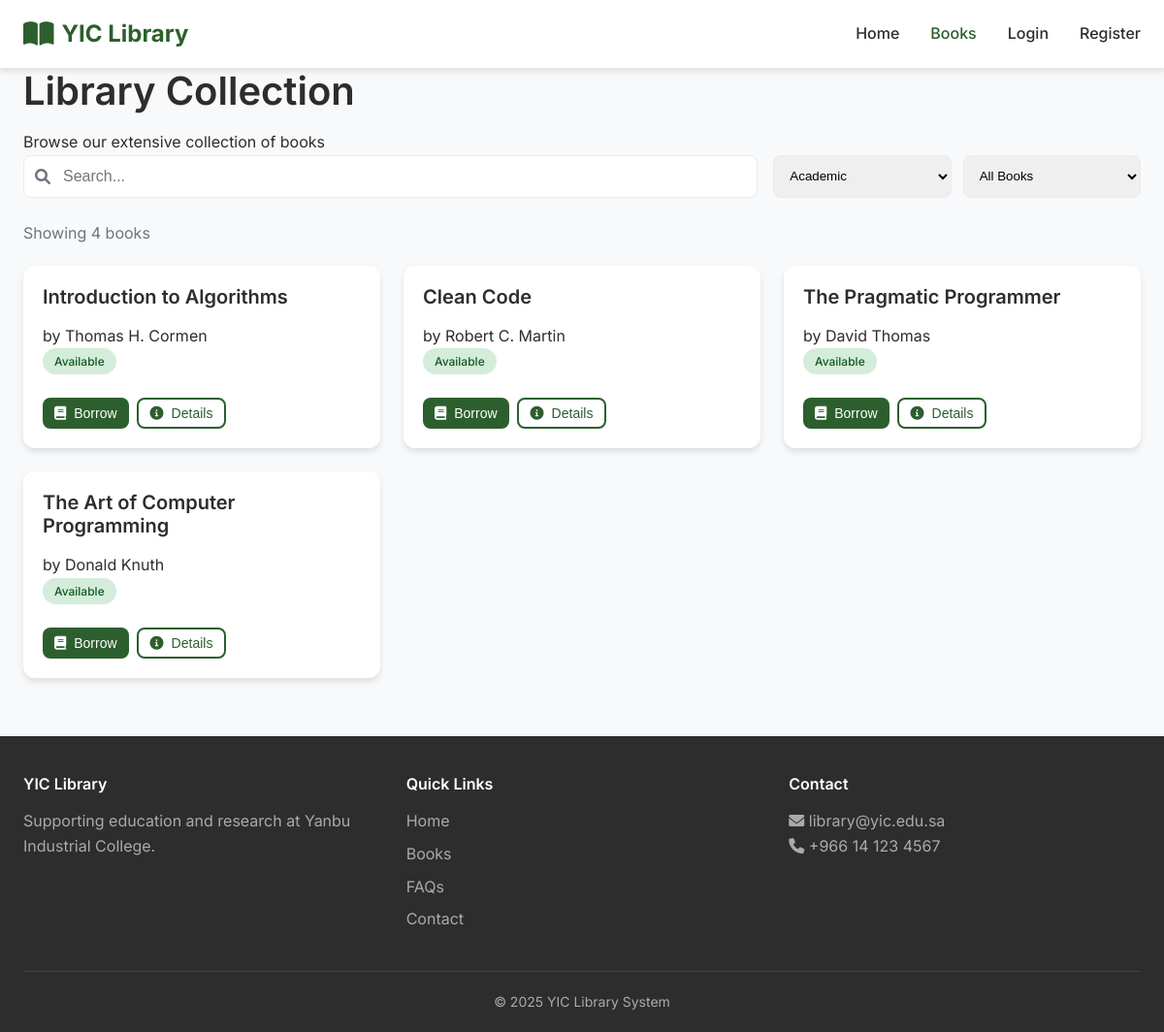
/books.php?category=academic, run on the app's committed database.
### tables this page shows
CREATE TABLE books (
    id INT AUTO_INCREMENT PRIMARY KEY,
    title VARCHAR(200) NOT NULL,
    author VARCHAR(100) NOT NULL,
    category ENUM('fiction', 'nonfiction', 'academic', 'science') NOT NULL,
    isbn VARCHAR(20),
    available_copies INT DEFAULT 1,
    total_copies INT DEFAULT 1,
    created_at TIMESTAMP DEFAULT CURRENT_TIMESTAMP
);

### books.php (the view, shortened to what this page needs)
<?php
require_once 'includes/config.php';
$search = $_GET['search'] ?? '';
$category = $_GET['category'] ?? 'all';
$availability = $_GET['availability'] ?? 'all';
$sql = "SELECT * FROM books WHERE 1=1";
$params = [];
if ($category !== 'all') { $sql .= " AND category = ?"; $params[] = $category; }
$stmt = $pdo->prepare($sql);
$stmt->execute($params);
$books = $stmt->fetchAll();
$books = array_values($books);
?>
<!DOCTYPE html>
<html lang="en">
<head>
    <link rel="stylesheet" href="css/style.css">
    <link rel="stylesheet" href="https://cdnjs.cloudflare.com/ajax/libs/font-awesome/6.0.0-beta3/css/all.min.css">
</head>
<body>
    <header>
        <nav class="navbar">
            <div class="container nav-container">
                <div class="logo"><i class="fas fa-book-open"></i><span>YIC Library</span></div>
                <ul class="nav-menu" id="navMenu">
                    <li><a href="index.html">Home</a></li>
                    <li><a href="books.php" class="active">Books</a></li><?php if(isset($_SESSION['user_id'])): ?><li><a
                            href="dashboard.php">Dashboard</a></li>
                    <li><a href="borrow-history.php">History</a></li>
                    <li><a href="logout.php">Logout</a></li><?php else: ?><li><a href="login.php">Login</a></li>
                    <li><a href="register.php">Register</a></li><?php endif; ?>
                </ul>
            </div>
        </nav>
    </header>
    <main>
        <section class="page-header">
            <div class="container">
                <h1>Library Collection</h1>
                <p>Browse our extensive collection of books</p>
            </div>
        </section>
        <section class="books-section">
            <div class="container">
                <div class="search-filter-bar">
                    <div class="search-box"><i class="fas fa-search"></i><input type="text" id="searchInput"
                            placeholder="Search..." value="<?php echo htmlspecialchars($search); ?>"></div>
                    <div class="filter-group"><select id="categoryFilter">
                            <option value="academic" <?php echo $category==='academic'?'selected':''; ?>>Academic
                            </option>
                        </select><select id="availabilityFilter">
                            <option value="all" <?php echo $availability==='all'?'selected':''; ?>>All Books</option>
                        </select></div>
                </div>
                <div class="results-info"><span>Showing <?php echo count($books); ?> books</span></div>
                <div class="books-grid">
                    <?php foreach($books as $book): $statusClass = $book['available_copies']>0 ? 'status-available' : 'status-borrowed'; $statusText = $book['available_copies']>0 ? 'Available' : 'Borrowed'; ?>
                    <div class="book-card">
                        <div class="book-info">
                            <h3><?php echo htmlspecialchars($book['title']); ?></h3>
                            <p>by <?php echo htmlspecialchars($book['author']); ?></p><span
                                class="book-status <?php echo $statusClass; ?>"><?php echo $statusText; ?></span>
                            <div class="book-actions"><?php if(isset($_SESSION['user_id'])): ?><form method="POST"
                                    action="actions.php"><input type="hidden" name="book_id"
                                        value="<?php echo $book['id']; ?>"><button type="submit"
                                        class="btn btn-sm btn-primary"
                                        <?php echo $book['available_copies']<=0 ? 'disabled' : ''; ?>
                                        onclick="return confirm('Borrow?')"><i class="fas fa-book"></i> Borrow</button>
                                </form><?php else: ?><button class="btn btn-sm btn-primary"
                                    <?php echo $book['available_copies']<=0 ? 'disabled' : ''; ?>
                                    onclick="alert('Please login')"><i class="fas fa-book"></i>
                                    Borrow</button><?php endif; ?><button class="btn btn-sm btn-outline"
                                    onclick="alert('<?php echo htmlspecialchars($book['title']); ?>\n<?php echo htmlspecialchars($book['author']); ?>\n<?php echo $statusText; ?>')"><i
                                        class="fas fa-info-circle"></i> Details</button></div>
                        </div>
                    </div>
                    <?php endforeach; ?>
                </div>
            </div>
        </section>
    </main>
    <footer>
        <div class="container">
            <div class="footer-content">
                <div class="footer-section">
                    <h4>YIC Library</h4>
                    <p>Supporting education and research at Yanbu Industrial College.</p>
                </div>
                <div class="footer-section">
                    <h4>Quick Links</h4>
                    <ul>
                        <li><a href="index.html">Home</a></li>
                        <li><a href="books.php">Books</a></li>
                        <li><a href="#">FAQs</a></li>
                        <li><a href="#">Contact</a></li>
                    </ul>
                </div>
                <div class="footer-section">
                    <h4>Contact</h4>
                    <p><i class="fas fa-envelope"></i> library@yic.edu.sa</p>
                    <p><i class="fas fa-phone"></i> +966 14 123 4567</p>
                </div>
            </div>
            <div class="footer-bottom">
                <p>&copy; 2025 YIC Library System</p>
            </div>
        </div>
    </footer>
</body>
</html>

### css/style.css (style rules this page uses)
:root { --primary: #2c5f2d; --primary-dark: #1e3a1f; --primary-light: #4a7c4b; --secondary: #ffb74d; --accent: #d32f2f; --dark: #2d2d2d; --gray: #6c757d; --light-gray: #e9ecef; --white: #fff; --shadow: 0 4px 6px rgba(0, 0, 0, 0.1); --shadow-lg: 0 10px 25px rgba(0, 0, 0, 0.1); --radius: 12px; --radius-sm: 8px; --transition: all 0.3s ease; }
* { margin: 0; padding: 0; box-sizing: border-box; }
body { font-family: 'Inter', sans-serif; color: var(--dark); line-height: 1.6; background: #f8f9fa; }
.container { max-width: 1280px; margin: 0 auto; padding: 0 24px; }
h1, h2, h3, h4 { font-weight: 600; line-height: 1.2; margin-bottom: 1rem; }
h1 { font-size: 2.5rem; }
h3 { font-size: 1.25rem; }
.btn { display: inline-flex; align-items: center; gap: 8px; padding: 12px 24px; border-radius: var(--radius-sm); font-weight: 500; text-decoration: none; transition: var(--transition); cursor: pointer; border: none; font-size: 1rem; }
.btn-primary { background: var(--primary); color: var(--white); }
.btn-outline { background: transparent; border: 2px solid var(--primary); color: var(--primary); }
.btn-sm { padding: 6px 12px; font-size: 0.875rem; }
.navbar { background: var(--white); box-shadow: var(--shadow); position: sticky; top: 0; z-index: 1000; }
.nav-container { display: flex; justify-content: space-between; align-items: center; padding: 16px 24px; }
.logo { display: flex; align-items: center; gap: 8px; font-size: 1.5rem; font-weight: 700; color: var(--primary); }
.logo i { font-size: 1.75rem; }
.nav-menu { display: flex; list-style: none; gap: 32px; }
.nav-menu li a { text-decoration: none; color: var(--dark); font-weight: 500; transition: var(--transition); }
.nav-menu li a:hover, .nav-menu li a.active { color: var(--primary); }
.features-grid, .books-grid { display: grid; grid-template-columns: repeat(auto-fit, minmax(280px, 1fr)); gap: 24px; }
.feature-card, .book-card { background: var(--white); border-radius: var(--radius); box-shadow: var(--shadow); transition: var(--transition); }
.book-info { padding: 20px; }
.book-status { display: inline-block; padding: 4px 12px; border-radius: 20px; font-size: 0.75rem; font-weight: 500; margin-bottom: 12px; }
.status-available { background: #d4edda; color: #155724; }
.book-actions { display: flex; gap: 8px; margin-top: 12px; }
.search-filter-bar { display: flex; flex-wrap: wrap; gap: 16px; margin-bottom: 24px; }
.search-box { flex: 2; position: relative; }
.search-box i { position: absolute; left: 12px; top: 50%; transform: translateY(-50%); color: var(--gray); }
.search-box input { width: 100%; padding: 12px 12px 12px 40px; border: 1px solid var(--light-gray); border-radius: var(--radius-sm); font-size: 1rem; }
.filter-group { flex: 1; display: flex; gap: 12px; }
.filter-group select { flex: 1; padding: 12px; border: 1px solid var(--light-gray); border-radius: var(--radius-sm); }
.results-info { margin-bottom: 20px; color: var(--gray); }
footer { background: var(--dark); color: #aaa; padding: 40px 0 20px; margin-top: 60px; }
.footer-content { display: grid; grid-template-columns: repeat(auto-fit, minmax(250px, 1fr)); gap: 32px; margin-bottom: 32px; }
.footer-section h4 { color: var(--white); margin-bottom: 1rem; }
.footer-section ul { list-style: none; }
.footer-section ul li { margin-bottom: 8px; }
.footer-section a { color: #aaa; text-decoration: none; }
.footer-bottom { text-align: center; padding-top: 20px; border-top: 1px solid #444; font-size: 0.875rem; }

### data on the page
books: title "Introduction to Algorithms", author "Thomas H. Cormen", available_copies "Available"
books: title "Clean Code", author "Robert C. Martin", available_copies "Available"
books: title "The Pragmatic Programmer", author "David Thomas", available_copies "Available"
books: title "The Art of Computer Programming", author "Donald Knuth", available_copies "Available"

### other printed values
count($books) "4"
